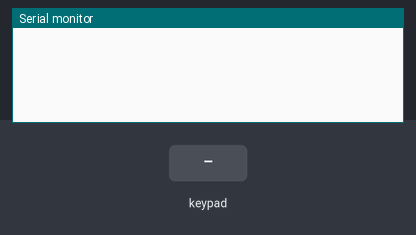
Simulated run of this sketch. Board: Arduino Uno, built with avr-gcc and run on an emulated ATmega328P. Shown: the last lines printed to the serial monitor. The inputs (shaded band) are chosen by the test bench.

Above: at 1.2 s.
1.3 s: key 'D' pressed
At 2.6 s:
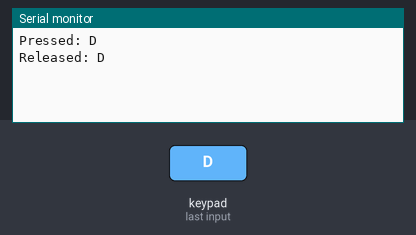
2.9 s: keypad keys 1 2 pressed 0.4 s apart
At 4.1 s:
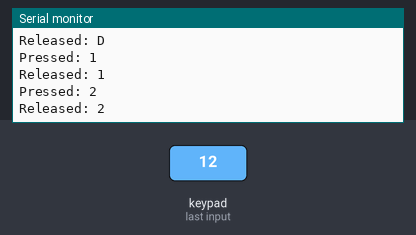
5.2 s: key '#' pressed
At 6.5 s:
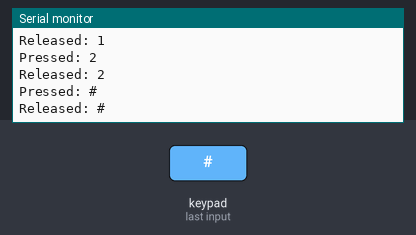
6.8 s: keypad keys 1 2 * pressed 0.4 s apart
At 8.6 s:
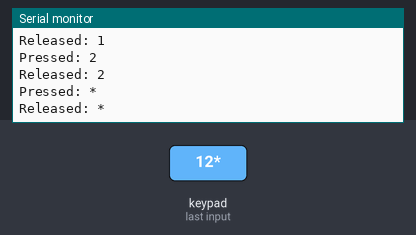
9.5 s: key 'C' pressed
At 10.0 s:
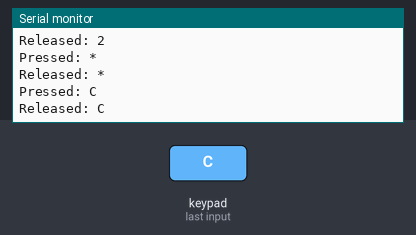
11.1 s: keypad keys 1 2 A pressed 0.4 s apart
At 13.1 s:
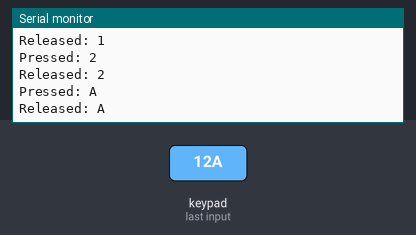

Measured:
- after the input at 1.3 s, the serial monitor: prints a new line at once (image 1)
- after the input at 2.9 s, the serial monitor: prints a new line at once (image 2)
- after the input at 5.2 s, the serial monitor: prints a new line at once (image 3)
- after the input at 6.8 s, the serial monitor: prints a new line at once (image 4)
- after the input at 9.5 s, the serial monitor: prints a new line at once (image 5)
- after the input at 11.1 s, the serial monitor: prints a new line at once (image 6)

The sketch:

keypad_handler_dev4.ino
```cpp
#include "Wire.h"
#include "I2CKeyPad.h"
#include "types.h"

const uint8_t KEYPAD_ADDRESS = 0x20;
I2CKeyPad keyPad(KEYPAD_ADDRESS);
char keymap[19] = "D#0*C987B654A321INF";  //  N = NoKey, F = Fail

bool begin_keypad(I2CKeyPad& keypad, char * keymap, const uint8_t address = 0x20){
  if(!keyPad.begin()){
    return false;
  }

  keyPad.loadKeyMap(keymap);
  return true;
}

void setup() {
  Serial.begin(115200);
  Serial.println();

  Wire.begin();
  Wire.setClock(400000);

  if(!begin_keypad(keyPad, keymap)){
    Serial.println("Failed to begin keypad");
  }
}

#define MIN_KEYPRESS_TIME 20

#define STATE_IDLE 0
#define STATE_MAYBE_KEY_PRESS 1
#define STATE_LEGIT_KEY_PRESS 2
#define STATE_CONTINUED_KEY_PRESS 3
#define STATE_MAYBE_KEY_RELEASE 4
#define STATE_LEGIT_KEY_RELEASE 5
#define STATE_CONTINUED_KEY_RELEASE 0

int key_press_state = STATE_IDLE;
unsigned long key_press_time = 0;
char pressed_key = -1;
char pressed_char = '\0';


void action_pressed(char key, char ch){
  Serial.print("Pressed: ");
  Serial.println(ch);
}

void action_released(char key, char ch){
  Serial.print("Released: ");
  Serial.println(ch);
}

void keypad_event_step(KeypadAction press_action, KeypadAction release_action){
  bool key_pressed = keyPad.isPressed();

  switch(key_press_state){
    case STATE_IDLE:

      // if key pressed, and it is found to be a real key, start a new key press legitimacy check
      if(key_pressed and keyPad.getKey() != I2C_KEYPAD_NOKEY){
        key_press_state = STATE_MAYBE_KEY_PRESS;
        key_press_time = millis();
        // Serial.println("maybe key press");
      }
      // otherwise, continue waiting for a key press
      break;

    case STATE_MAYBE_KEY_PRESS:

      // if key pressed, check the time
      if(key_pressed){
        // if key has been pressed for long enough consider it legit
        if(key_press_time + MIN_KEYPRESS_TIME <= millis()){
          key_press_state = STATE_LEGIT_KEY_PRESS;
          // Serial.println("legit key press");
        }

        // otherwise, continue waiting
      }
      // if key not pressed, it wasn't a legit key press
      else {
          key_press_state = STATE_IDLE;
          // Serial.println("unreal key press");
      }

      break;

    case STATE_LEGIT_KEY_PRESS:

      // maybe this block should be left out?
      // if key released, start a new key release legitimacy check
      // if(!key_pressed){
      //   key_press_state = STATE_MAYBE_KEY_RELEASE;
      //   key_press_time = millis();
      // }

      // otherwise, act on the key press and continue with a legit key press
      pressed_key = keyPad.getLastKey();
      pressed_char = keyPad.getLastChar();
      // Serial.print("KEY PRESSED: ");
      // Serial.println(pressed_char);
      key_press_state = STATE_CONTINUED_KEY_PRESS;
      press_action(pressed_key, pressed_char);

      break;

    case STATE_CONTINUED_KEY_PRESS:

      // if key released, start a new key release legitimacy check
      if(!key_pressed){
        key_press_state = STATE_MAYBE_KEY_RELEASE;
        key_press_time = millis();
        // Serial.println("maybe key release");
      }

      break;

    case STATE_MAYBE_KEY_RELEASE:

      // if key released, check the time
      if(!key_pressed){
        // if key has been released for long enough consider it legit
        if(key_press_time + MIN_KEYPRESS_TIME <= millis()){
          key_press_state = STATE_LEGIT_KEY_RELEASE;
          // Serial.println("legit key release");
        }

        // otherwise, continue waiting
      }
      // if key not released, it wasn't a legit key release
      else {
          key_press_state = STATE_CONTINUED_KEY_PRESS;
          // Serial.println("unreal key release");
      }

      break;

    case STATE_LEGIT_KEY_RELEASE:

      // maybe this block should be left out?
      // if key released, start a new key release legitimacy check
      // if(!key_pressed){
      //   key_press_state = STATE_MAYBE_KEY_RELEASE;
      //   key_press_time = millis();
      // }

      // otherwise, act on the key release and continue with a legit key relase (idle)
      pressed_key = I2C_KEYPAD_NOKEY;
      key_press_state = STATE_IDLE;
      // Serial.println("KEY RELEASE");
      release_action(pressed_key, pressed_char);

      break;
  }
}

void loop()
{
  keypad_event_step(action_pressed, action_released);
}
```

types.h
```cpp
// typedef void (*KeypadAction)(char key, char ch);
using KeypadAction = void (*)(char key, char ch);
```
